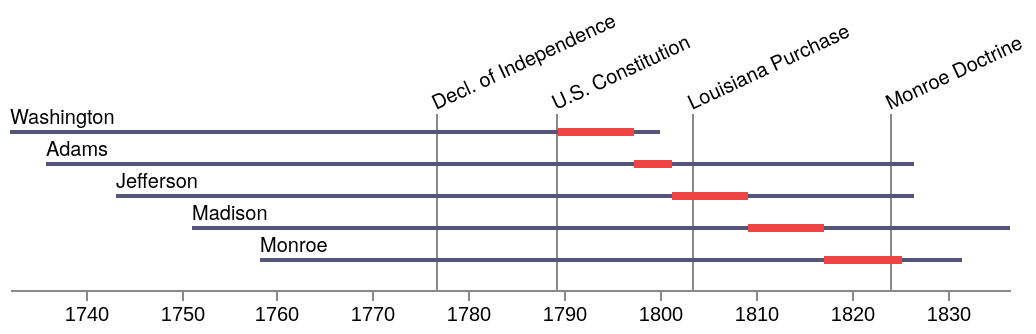

Vega-Lite specification for this chart:
### Vega specification from a JSON file in a GitHub repository (floating-point values rounded to 4 significant figures)
{"$schema": "https://vega.github.io/schema/vega/v4.json", "width": 500, "height": 80, "padding": 5, "data": [{"name": "people", "values": [{"label": "Washington", "born": -7506057600000, "died": -5366196000000, "enter": -5701424400000, "leave": -5453884800000}, {"label": "Adams", "born": -7389766800000, "died": -4528285200000, "enter": -5453884800000, "leave": -5327740800000}, {"label": "Jefferson", "born": -7154586000000, "died": -4528285200000, "enter": -5327740800000, "leave": -5075280000000}, {"label": "Madison", "born": -6904544400000, "died": -4213184400000, "enter": -5075280000000, "leave": -4822819200000}, {"label": "Monroe", "born": -6679904400000, "died": -4370518800000, "enter": -4822819200000, "leave": -4570358400000}]}, {"name": "events", "format": {"type": "json", "parse": {"when": "date"}}, "values": [{"name": "Decl. of Independence", "when": "July 4, 1776"}, {"name": "U.S. Constitution", "when": "3/4/1789"}, {"name": "Louisiana Purchase", "when": "April 30, 1803"}, {"name": "Monroe Doctrine", "when": "Dec 2, 1823"}]}], "scales": [{"name": "yscale", "type": "band", "range": [0, {"signal": "height"}], "domain": {"data": "people", "field": "label"}}, {"name": "xscale", "type": "time", "range": "width", "round": true, "domain": {"data": "people", "fields": ["born", "died"]}}], "axes": [{"orient": "bottom", "scale": "xscale", "format": "%Y"}], "marks": [{"type": "text", "from": {"data": "events"}, "encode": {"enter": {"x": {"scale": "xscale", "field": "when"}, "y": {"value": -10}, "angle": {"value": -25}, "fill": {"value": "#000"}, "text": {"field": "name"}, "font": {"value": "Helvetica Neue"}, "fontSize": {"value": 10}}}}, {"type": "rect", "from": {"data": "events"}, "encode": {"enter": {"x": {"scale": "xscale", "field": "when"}, "y": {"value": -8}, "width": {"value": 1}, "height": {"field": {"group": "height"}, "offset": 8}, "fill": {"value": "#888"}}}}, {"type": "text", "from": {"data": "people"}, "encode": {"enter": {"x": {"scale": "xscale", "field": "born"}, "y": {"scale": "yscale", "field": "label", "offset": -3}, "fill": {"value": "#000"}, "text": {"field": "label"}, "font": {"value": "Helvetica Neue"}, "fontSize": {"value": 10}}}}, {"type": "rect", "from": {"data": "people"}, "encode": {"enter": {"x": {"scale": "xscale", "field": "born"}, "x2": {"scale": "xscale", "field": "died"}, "y": {"scale": "yscale", "field": "label"}, "height": {"value": 2}, "fill": {"value": "#557"}}}}, {"type": "rect", "from": {"data": "people"}, "encode": {"enter": {"x": {"scale": "xscale", "field": "enter"}, "x2": {"scale": "xscale", "field": "leave"}, "y": {"scale": "yscale", "field": "label", "offset": -1}, "height": {"value": 4}, "fill": {"value": "#e44"}}}}]}
